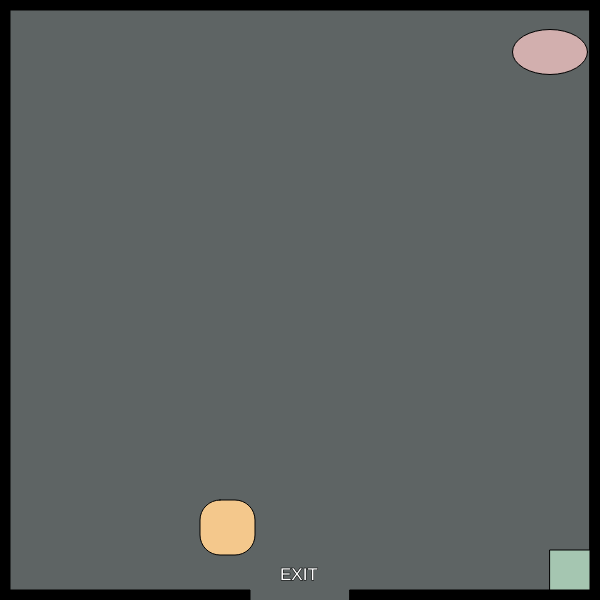
Frame 1 (no input)
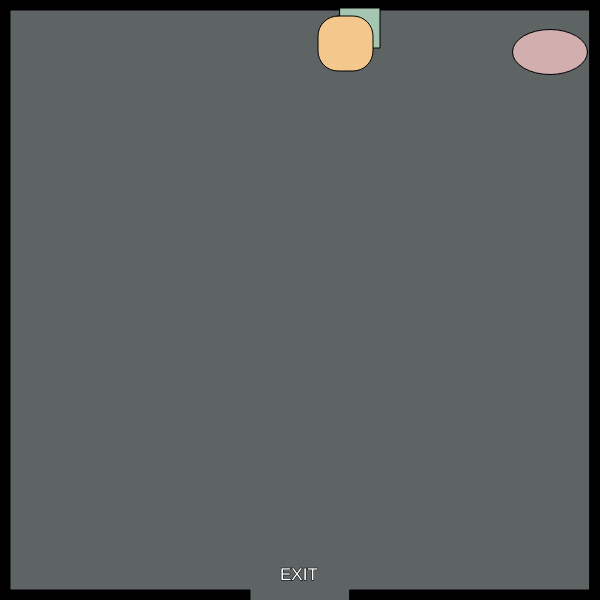
Frame 60 (no input)
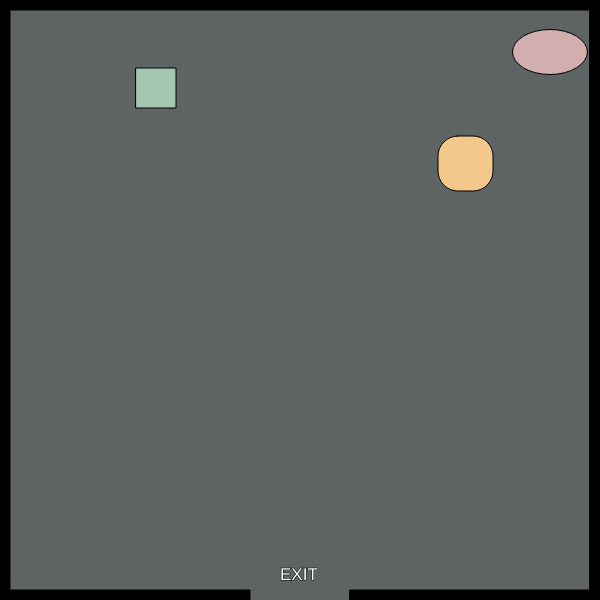
Frame 120 (the mouse pressed at the canvas centre since frame 60)

The p5.js sketch that drew these frames (run headless with seeded random() and noise() and a simulated clock; from frame 60 on, the mouse is pressed at the canvas centre):

// p5.js sketch
// ── sketch.js
// x and y for my character
var characterX = 550;
var characterY = 52;

// define the key codes for each letter
var w = 87;
var s = 83;
var a = 65;
var d = 68;

// x and y for a shape
var shapeX = 550;
var shapeY = 550;
var shapeXSpeed;
var shapeYSpeed;

// x and y for second shape
var shapebX = 200;
var shapebY = 500;
var shapebXSpeed;
var shapebYSpeed;

// create a shape when the mouse is clicked
var mouseShapeX;
var mouseShapeY;

function setup()
{
    createCanvas(600, 600);

    // get a random speed when it first starts
    shapeXSpeed = Math.floor(Math.random() * (Math.floor(Math.random() * 15)) + 5);
    shapeYSpeed = Math.floor(Math.random() * (Math.floor(Math.random() * 1)) + 1);

    shapebXSpeed = Math.floor(Math.random() * (Math.floor(Math.random() * 1)) + 1);
    shapebYSpeed = Math.floor(Math.random() * (Math.floor(Math.random() * 1)) + 1);
}

function draw()
{
    background(94,100,100);
    stroke(0);
    fill(0);
    // top border
    rect(0,0,width,10);
    // left border
    rect(0,0,10,height);
    // bottom border
    rect(0, height-10,width-350, 10);
    rect(350, height-10,width, 10);
    // right border
    rect(width-10,0,10,height);

    // exit message
    textSize(17);
    fill(255,255,255);
    text("EXIT", width-320,height-20);

    //character
    fill(210,175,174);
    ellipse(characterX,characterY,75,45);

    // handle the keys
    if(keyIsDown(w))
    {
        characterY -= 5;
    }
    if(keyIsDown(s))
    {
        characterY += 5;
    }
    if(keyIsDown(a))
    {
        characterX -= 5;
    }
    if(keyIsDown(d))
    {
        characterX += 5;
    }

    // potential enemy
    fill(165,198,177);
    // draw the shape
    square(shapeX, shapeY, 40);

  // potential second enemy
    fill(244,200,140);
    // draw the shape
    rect(shapebX,shapebY,55,55,20);



    // move the shape
    shapeX += shapeXSpeed;
    shapeY += shapeYSpeed;

    shapebX += shapebXSpeed;
    shapebY += shapebYSpeed;

    // check to see if the shape has gone out of bounds
    if(shapeX > width)
    {
        shapeX = 0;
    }
    if(shapeX < 0)
    {
        shapeX = width;
    }
    if(shapeY > height)
    {
        shapeY = 0;
    }
    if(shapeY < 0)
    {
        shapeY = height;
    }

  // move the second shape
    shapebX += shapebXSpeed;
    shapebY += shapebYSpeed;

    // check to see if the shape has gone out of bounds
    if(shapebX > width)
    {
        shapebX = 0;
    }
    if(shapebX < 0)
    {
        shapebX = width;
    }
    if(shapebY > height)
    {
        shapebY = 0;
    }
    if(shapebY < 0)
    {
        shapebY = height;
    }

    // check to see if the character has left the exit
    if(characterX > width-350 && characterY > width-10)
    {
        fill(255,255,255);
        stroke(5);
        textSize(46);
        text("You Win!", width/2-85, height/2-50);
    }

    // create the shape based on the mouse click
    fill(204,136,62);
    circle(mouseShapeX, mouseShapeY, 100);
}

function mouseClicked()
{
    mouseShapeX = mouseX;
    mouseShapeY = mouseY;
}
